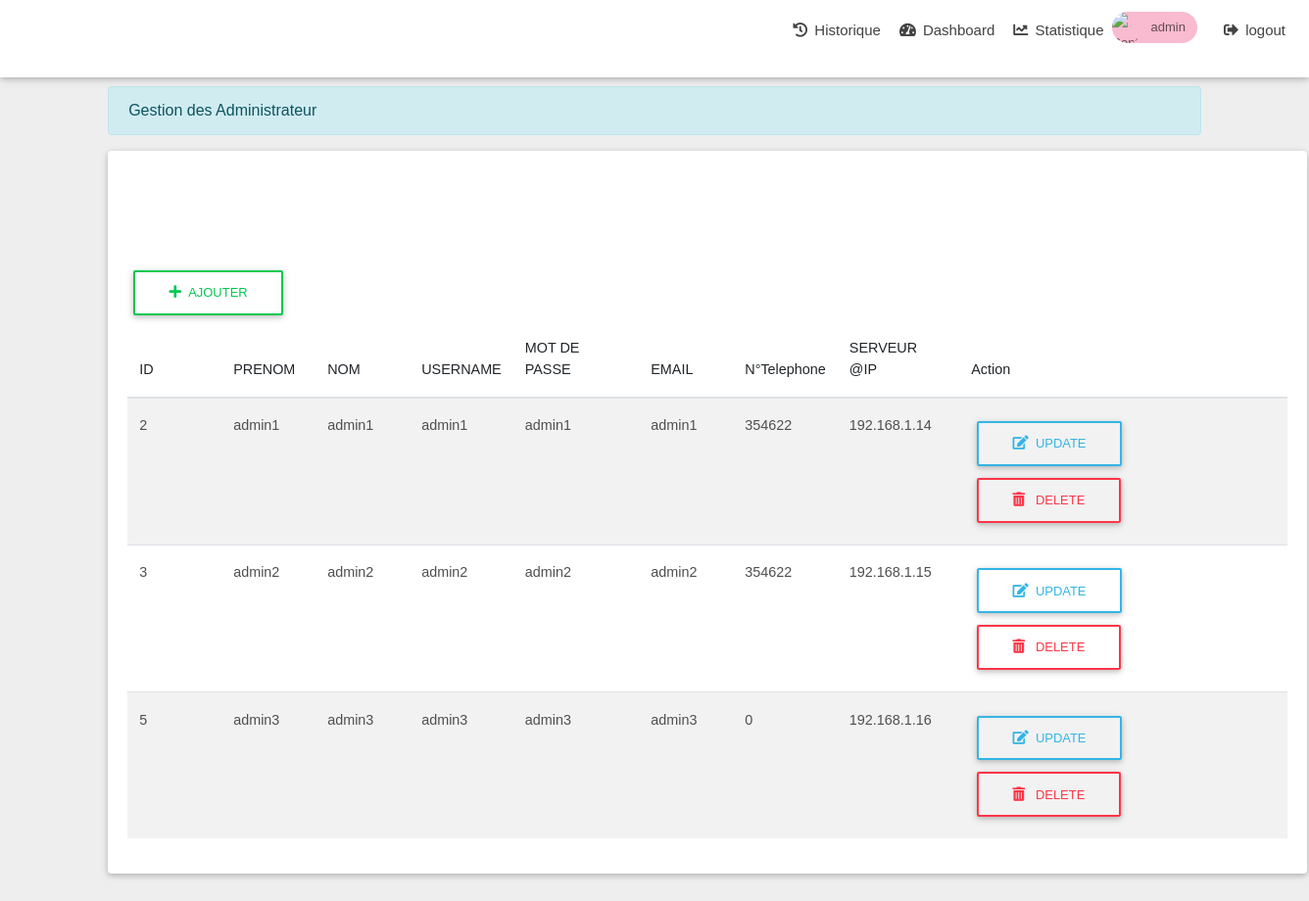
Page /manage/index.php (signed in) on the committed database.
### tables this page shows
CREATE TABLE `users` (
  `id` int(11) NOT NULL,
  `firstname` varchar(30) NOT NULL,
  `lastname` varchar(30) NOT NULL,
  `username` varchar(30) NOT NULL,
  `password` varchar(30) NOT NULL,
  `email` varchar(30) NOT NULL,
  `numtel` int(10) DEFAULT NULL,
  `serveurIP` varchar(12) DEFAULT NULL,
  `issu` int(1) NOT NULL DEFAULT '0'
);

### manage/index.php (the view, shortened to what this page needs)
<?php
        $servername = "127.0.0.1";
        $username = "root";
        $password = "";
        $dbname = "syslogng";
        $conn = new mysqli($servername, $username, $password, $dbname);
?>
<!DOCTYPE html>
<html lang="en">
<head>
    <link href="../assets/font.css" rel="stylesheet">
  <link rel="stylesheet" href="https://use.fontawesome.com/releases/v5.8.1/css/all.css">
  <link rel="stylesheet" href="css/bootstrap.min.css">
  <link rel="stylesheet" href="css/mdb.min.css">
  <link rel="stylesheet" type="text/css" href="css/addons/datatables.min.css">
  <link rel="stylesheet" href="css/addons/datatables-select.min.css">
</head>
<body class="fixed-sn white-skin">
  <header>
 <nav class="navbar fixed-top navbar-expand-lg scrolling-navbar double-nav">
      <ul class="nav navbar-nav nav-flex-icons ml-auto">
        <li class="nav-item">
          <a class="nav-link waves-effect" href="loguser.php">
           <i class="fas fa-history"></i>
            <span class="clearfix d-none d-sm-inline-block">Historique</span></a>
        </li>
        <li class="nav-item">
          <a class="nav-link waves-effect" href="../Dashboard.php">
            <i class="fas fa-tachometer-alt"></i>
            <span class="clearfix d-none d-sm-inline-block">Dashboard</span></a>
        </li>
        <li class="nav-item">
          <a class="nav-link waves-effect" href="../chart.php">
           <i class="fas fa-chart-line"></i>
           <span class="clearfix d-none d-sm-inline-block">Statistique</span></a>
        </li>
        <li class="nav-item">
          <a href="index.php">
        <div class="chip pink lighten-4 waves-effect waves-effect">
          <img src="https://mdbootstrap.com/img/Photos/Avatars/avatar-6.jpg" alt="Contact Person"><?php echo $_SESSION['username']; ?>
            </div>
            </a>
        </li>
        <li class="nav-item">
          <a class="nav-link waves-effect" href="../logout.php">
        <i class="fas fa-sign-out-alt"></i>
           <span class="clearfix d-none d-sm-inline-block">logout</span></a>
        </li>
      </ul>
    </nav>
  </header>
  <main>
    <div class="container-fluid mb-5">
      <section>
        <div class="col-md-12">
<div class="alert alert-info" role="alert">
 Gestion des Administrateur
</div>
          <div class="card" style="width: 1224px;">
            <div class="card-body">
              <table id="dt-material-checkbox" class="table table-striped" cellspacing="0" width="100%">
                <thead>
                  <tr>
                    <th class="th-sm">ID
                    </th>
                    <th class="th-sm">PRENOM
                    </th>
                    <th class="th-sm">NOM
                    </th>
                    <th class="th-sm">USERNAME
                    </th>
                    <th class="th-sm">MOT DE PASSE
                    </th>
                    <th class="th-sm">EMAIL
                    </th>
                    <th class="th-sm">N°Telephone
                    </th>
                    <th class="th-sm">SERVEUR @IP
                    </th>
                    <th class="th-sm">Action
                    </th>
                  </tr>
                </thead>
                <tbody>
<?php
           $sql = "SELECT * FROM users";
           $result = $conn->query($sql);
            while ($row = $result->fetch_assoc()) {
            if ($row["issu"] == 0) {
                    $ID = $row["id"];
                    $PRENOM = $row["firstname"];
                    $NOM = $row["lastname"];
                    $USERNAME = $row["username"];
                    $MOTDEPASSE = $row["password"];
                    $EMAIL = $row["email"];
                    $NTelephone = $row["numtel"];
                    $ServeurIp = $row["serveurIP"];
                echo '<tr>';
                echo '<td>' . $ID . '</td>';
                echo '<td>' . $PRENOM. '</td>';
                echo '<td> ' .$NOM . '</td>';
                echo '<td> ' . $USERNAME . '</td>';
                echo '<td> ' . $MOTDEPASSE . '</td>';
                echo '<td> ' . $EMAIL . '</td>';
                echo '<td> ' . $NTelephone . '</td>';
                echo '<td> ' . $ServeurIp. '</td>';
                echo "
                <td class='update-cell'>
                <a class='update' href='info.php?ID=" .$ID. "'>
                <button type='button' class='btn btn-outline-info waves-effect'>
                <i class='fas fa-edit'></i>&nbsp&nbspUpdate</button>
                </a>
                <a class='delete' href='delete.php?ID=" .$ID. "'>
                <button type='button' class='btn btn-outline-danger waves-effect'>
                <i class='fas fa-trash-alt'></i>
                &nbsp&nbspDelete</button>
</a>
                </td><br>";
                echo '</tr>';
                 }
            }
        echo '</div><br>';
        echo "<a class='insert' href='insert.php'>
<button type='button' class='btn btn-outline-success waves-effect'>
<i class='fas fa-plus'></i>&nbsp&nbspajouter</button>
        </a><br>";
        ?>
            </div>
          </div>
        </div>
  </main>
</body>
</html>

### manage/index.php (style rules this page uses)
body { font-family: 'Montserrat', sans-serif; }

### rows in the picture
users: id "2", firstname "admin1", lastname "admin1", username "admin1", password "admin1", email "admin1", numtel "354622", serveurIP "192.168.1.14"
users: id "3", firstname "admin2", lastname "admin2", username "admin2", password "admin2", email "admin2", numtel "354622", serveurIP "192.168.1.15"
users: id "5", firstname "admin3", lastname "admin3", username "admin3", password "admin3", email "admin3", numtel "0", serveurIP "192.168.1.16"

### other values in the picture
$_SESSION['username'] "admin"
